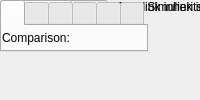
<?xml version="1.0" encoding="UTF-8"?>
<ui version="4.0">
 <class>MainWindow</class>
 <widget class="QMainWindow" name="MainWindow">
  <property name="windowTitle"><string>Relational</string></property>
  <widget class="QWidget" name="centralwidget">
   <!-- NOTE: this is a simplified structural mirror of relational_ui.py,
        not a full round-trip Designer file; it follows the Simulink "Xilinx
        Arithmetic Relational Operator" dialog (Basic tab). Edit both
        together. -->
       <widget class="QLabel" name="label_name">
     <property name="text"><string>Block name</string></property>
    </widget>
       <widget class="QLineEdit" name="name"/>
       <widget class="QLabel" name="label_n_bits">
     <property name="text"><string>Input width of a and b (bits, Simulink inherits it)</string></property>
    </widget>
       <widget class="QSpinBox" name="n_bits"/>
       <widget class="QLabel" name="label_arith_type">
     <property name="text"><string>Input arithmetic type (Simulink inherits it)</string></property>
    </widget>
       <widget class="QComboBox" name="arith_type"/>
   <widget class="QTabWidget" name="tabWidget">
   <!-- tab "Basic" -->
       <widget class="QLabel" name="label_mode">
     <property name="text"><string>Comparison:</string></property>
    </widget>
       <widget class="QComboBox" name="mode"/>
   <widget class="QGroupBox" name="op_type_box">
    <property name="title"><string>Output Type</string></property>
   <widget class="QGroupBox" name="op_type">
    <property name="title"><string>Output Type</string></property>
       <widget class="QRadioButton" name="op_type_bool">
     <property name="text"><string>Bool</string></property>
    </widget>
       <widget class="QRadioButton" name="op_type_ufix">
     <property name="text"><string>Unsigned Fix</string></property>
    </widget>
   </widget>
   </widget>
   <widget class="QGroupBox" name="ports_box">
    <property name="title"><string>Optional Ports</string></property>
       <widget class="QCheckBox" name="en">
     <property name="text"><string>Provide enable port</string></property>
    </widget>
   </widget>
       <widget class="QLabel" name="label_latency">
     <property name="text"><string>Latency</string></property>
    </widget>
       <widget class="QLineEdit" name="latency"/>
   </widget>
  </widget>
 </widget>
 <resources/>
 <connections/>
</ui>
